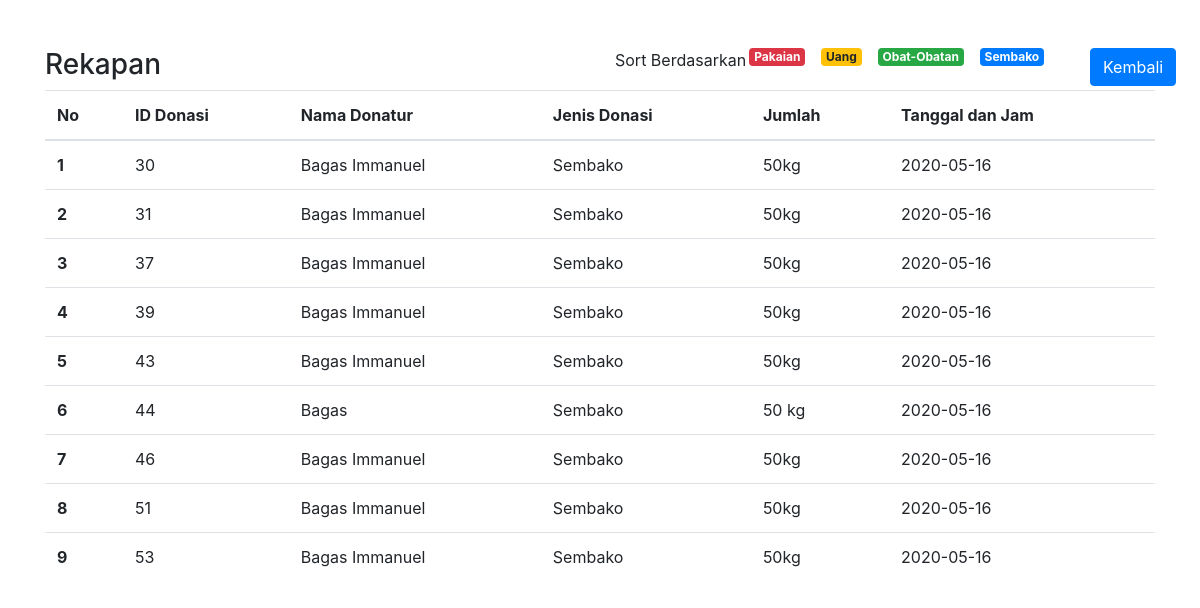
The app's page /public/donasi/rekap/1 with its own data.
### tables this page shows
CREATE TABLE `donasi` (
  `id` int(11) NOT NULL,
  `donasiID` int(12) NOT NULL,
  `DisplayName` varchar(255) NOT NULL,
  `Kategori` int(1) NOT NULL,
  `kuantitas` varchar(255) NOT NULL,
  `date` date NOT NULL
);

CREATE TABLE `kategori` (
  `id` int(11) NOT NULL,
  `nama` varchar(255) NOT NULL
);

### app/core/Controller.php (called while the page is built, shortened)
<?php
    class Controller{
        public function view($view,$data=[]){
            require_once('../app/views/'.$view.'.php');
        }
    }

### app/controllers/Donasi.php (called while the page is built, shortened)
<?php
    class Donasi extends Controller{
        public function rekap($id = 0){
            if($id == 0){
                $data['rekap'] = $this->model('Donasi_Model')->getAll();
            }else{
                $data['rekap'] = $this->model('Donasi_Model')->getById($id);
            }
            $this->view('Donasi/rekap',$data);
        }
    }

### app/core/App.php (called while the page is built, shortened)
<?php
    class App{
        protected $method = 'index';
        protected $params = [];
        public function __construct(){
           $url =  $this->parseURL();
           if(file_exists('../app/controllers/'. $url[0] . '.php')){
                unset($url[0]);
           }
           $this->controller = new $this->controller;
           if(isset($url[1])){
               if(method_exists($this->controller,$url[1])){
                $this->method = $url[1];
                unset($url[1]);
               }
           }
           if(!empty($url)){
                $this->params = array_values($url);
            }
            call_user_func_array([$this->controller,$this->method],$this->params);
        }
        public function parseURL(){
            if(isset($_GET['url'])){
                $url = rtrim($_GET['url'],'/');
                $url = filter_var($url,FILTER_SANITIZE_URL);
                $url = explode('/',$url);
                return $url;
            }
        }
    }
?>

### public/index.php (called while the page is built, shortened)
<?php
$app = new App();
?>

### app/models/Donasi_Model.php (called while the page is built, shortened)
<?php
    class Donasi_Model extends Model{
        public function getById($id){
            $db = static::getDb();
            $sql = "SELECT * FROM `donasi` JOIN KATEGORI ON donasi.Kategori = kategori.id WHERE `Kategori` = $id";
            $stmt = $db->prepare($sql);
            $stmt->bindParam(":id",$id);
            $stmt->execute();
            return $stmt->fetchAll(PDO::FETCH_ASSOC);
        }
    }

### app/views/Donasi/rekap.php (the view)
<div class="container mt-5">
    <div class="row">
        <div class="col-lg-6">
        <h3>Rekapan</h3>
        </div>
        <div class="col-lg-5">
            Sort Berdasarkan
            <a href ="<?=BASEURL?>/donasi/rekap/1" class="badge badge-primary float-right mr-3" >Sembako</a>
            <a href ="<?=BASEURL?>/donasi/rekap/2" class="badge badge-success float-right mr-3" >Obat-Obatan</a>
            <a href ="<?=BASEURL?>/donasi/rekap/3" class="badge badge-warning float-right mr-3" >Uang</a>
            <a href ="<?=BASEURL?>/donasi/rekap/4" class="badge badge-danger float-right mr-3" >Pakaian</a>
        </div>
        <div class="col-lg-1">
        <a class="btn btn-primary" href="<?=BASEURL?>/Donasi" role="button" >Kembali</a>
        </div>
        <div class="col-lg-12">
            <table class="table">
                <thead>
                    <tr>
                    <th scope="col">No</th>
                    <th scope="col">ID Donasi</th>
                    <th scope="col">Nama Donatur</th>
                    <th scope="col">Jenis Donasi</th>
                    <th scope="col">Jumlah</th>
                    <th scope="col">Tanggal dan Jam</th>
                    </tr>
                </thead>
                <tbody>
                    <?php $i = 1; foreach ($data['rekap'] as $data ) : ?>
                    <tr>
                    <th scope="row"><?= $i ?> </th>
                    <td><?=$data['donasiID']?></td>
                    <td><?=$data['DisplayName']?></td>
                    <td><?=$data['nama']?></td>
                    <td><?=$data['kuantitas']?></td>
                    <td><?=$data['date']?></td>
                    </tr>
                    <?php $i++; endforeach ?>
                </tbody>
            </table>
        </div>
    </div>
</div>

### records on screen
donasi: donasiID "30", DisplayName "Bagas Immanuel", kategori.nama "Sembako", kuantitas "50kg", date "2020-05-16"
donasi: donasiID "31", DisplayName "Bagas Immanuel", kategori.nama "Sembako", kuantitas "50kg", date "2020-05-16"
donasi: donasiID "37", DisplayName "Bagas Immanuel", kategori.nama "Sembako", kuantitas "50kg", date "2020-05-16"
donasi: donasiID "39", DisplayName "Bagas Immanuel", kategori.nama "Sembako", kuantitas "50kg", date "2020-05-16"
donasi: donasiID "43", DisplayName "Bagas Immanuel", kategori.nama "Sembako", kuantitas "50kg", date "2020-05-16"
donasi: donasiID "44", DisplayName "Bagas", kategori.nama "Sembako", kuantitas "50 kg", date "2020-05-16"
donasi: donasiID "46", DisplayName "Bagas Immanuel", kategori.nama "Sembako", kuantitas "50kg", date "2020-05-16"
donasi: donasiID "51", DisplayName "Bagas Immanuel", kategori.nama "Sembako", kuantitas "50kg", date "2020-05-16"
donasi: donasiID "53", DisplayName "Bagas Immanuel", kategori.nama "Sembako", kuantitas "50kg", date "2020-05-16"
